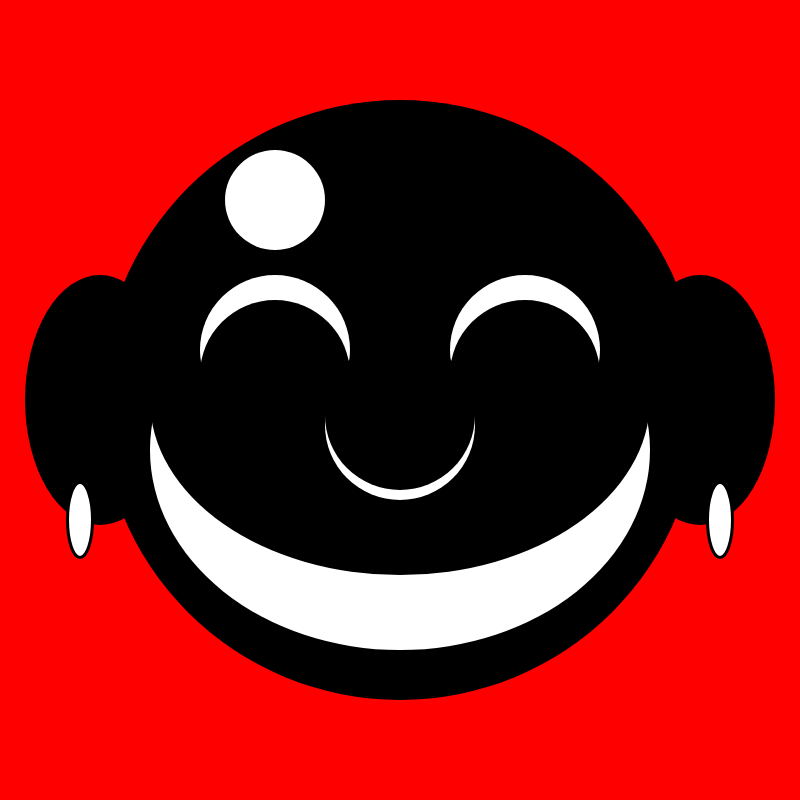
Frame 1 (no input)
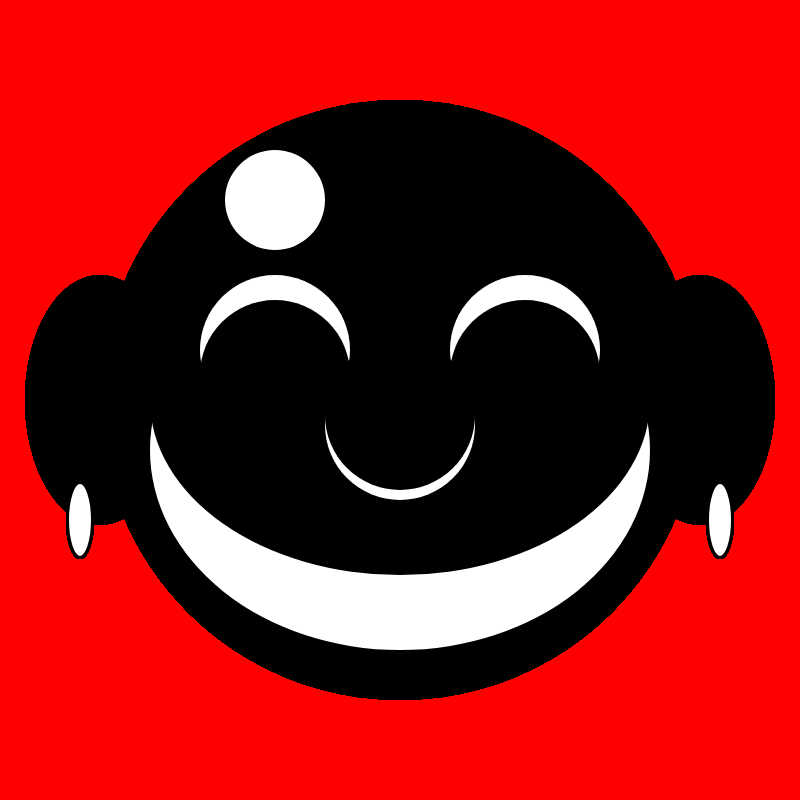
Frame 60 (no input)
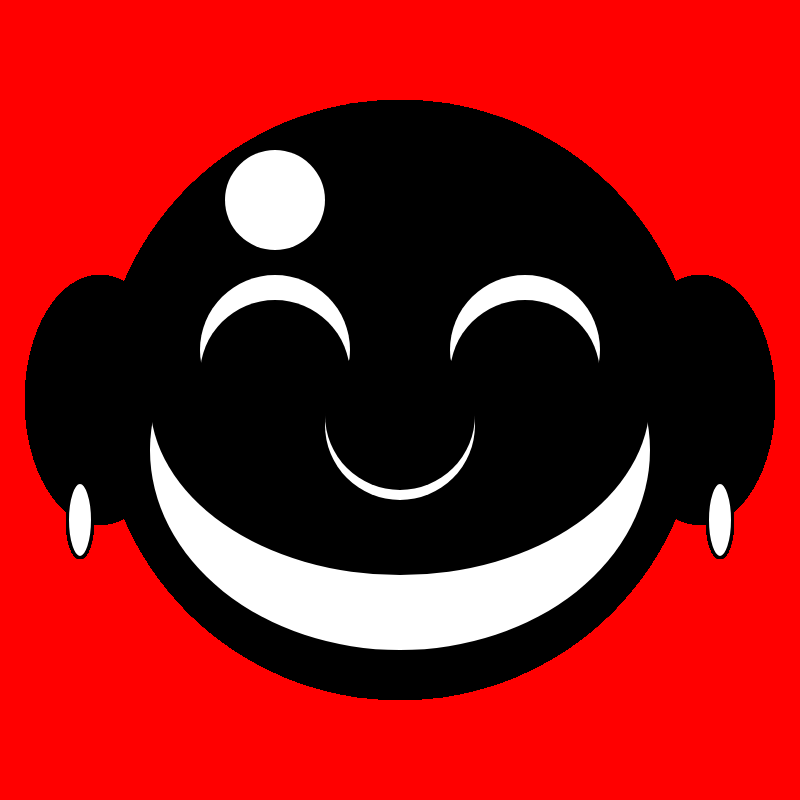
Frame 120 (the mouse pressed at the canvas centre since frame 60)

The p5.js sketch that drew these frames (run headless with seeded random() and noise() and a simulated clock; from frame 60 on, the mouse is pressed at the canvas centre):

// p5.js sketch
// ── sketch.js

function setup(){
	createCanvas(800, 800);
	background(255, 0,0);
	//fill (0);
	//stroke (255)
	//strokeWeight(100);
	//ellipse(100, 300, 50,50);
}

function draw (){
	//Ears
	fill(0);
	noStroke();
	ellipse(100,400, 150, 250);
	fill(0);
	noStroke();
	ellipse(700,400, 150, 250);
	//Earring
	fill(255);
	stroke(0);
	strokeWeight(3);
	ellipse(80,520, 25, 75);
	fill(255);
	stroke(0);
	strokeWeight(3);
	ellipse(720,520, 25, 75);
	//head
	fill(0);
	noStroke();
	ellipse(400,400, 600, 600);
	//Mouth
	fill(255);
	noStroke();
	ellipse(400, 450, 500, 400);
	fill(0);
	noStroke();
	ellipse(400,400, 500, 350);
	//hair top
	fill(255);
	noStroke();
	ellipse(275,200, 100, 100);
	//eyes
	fill(255);
	noStroke();
	ellipse(275,350, 150, 150);
	fill(0);
	noStroke();
	ellipse(275, 375, 150, 150);
	fill(255);
	noStroke();
	ellipse(525,350, 150, 150);
	fill(0);
	noStroke();
	ellipse(525,375, 150, 150);
	//nose
	fill(255);
	noStroke();
	ellipse(400,425, 150, 150);
	fill(0);
	noStroke();
	ellipse(400,415, 150, 150);
	
}
